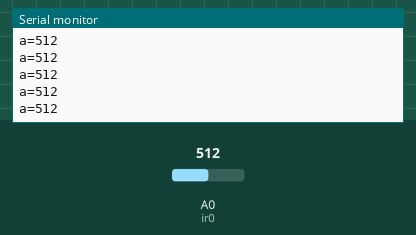
Simulated run of this sketch. Board: Arduino Uno, built with avr-gcc and run on an emulated ATmega328P. On the bench: the last lines printed to the serial monitor. The inputs (shaded band) are chosen by the test bench; at power-on: A0 (ir0) = 512.

Above: at 1.2 s.
1.3 s: A0 (ir0) set to 716
At 2.2 s:
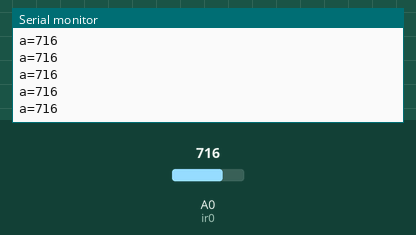
2.8 s: A0 (ir0) set to 900
At 3.8 s:
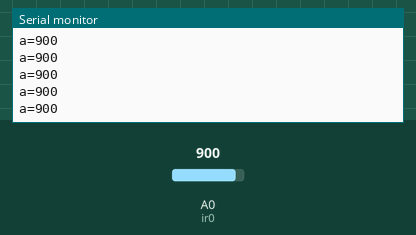
Timing chart, 0 to 5.8 s (numbered marks = the images above; inputs shaded):
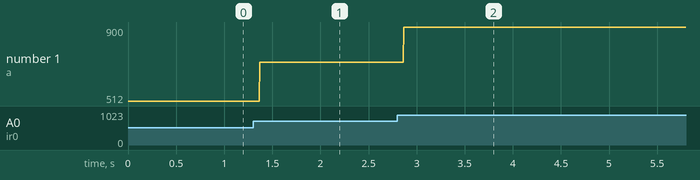

Measured:
- after the input at 1.3 s, the serial monitor: prints a new line after 0.07 s (image 1)
- after the input at 2.8 s, the serial monitor: prints a new line after 0.07 s (image 2)
- plotted number 1: 512 → 716 after the input at 1.3 s, 716 → 900 after the input at 2.8 s

The sketch:

ir_1.ino
```cpp
/*Author: Pranav Deep Indrakanti
 * Date: 27-06-2018
 * Title: Interactive Table
 */

//defining all the pins


int ir0=A0;

int ir1=3;

int ir2=28;

int ir3=29;

int ir4=17;

int ir5=18;

int ir6=31;
/*
int ir7=A13;

int ir8=A6;

int ir9=A12;

int ir10=48;

int ir11=44;

//i=0;

//RGB pins
int r2=22;
int g2=24;
int b2=26;

int r1=5;
int g1=7;
int b1=6;

int r0=8;
int g0=9;
int b0=10;

/*
int r3=23;
int g3=25;
int b3=27;

int r4=15;
int g4=14;
int b4=16;

int r5=12;
int g5=13;
int b5=A0;

int r6=32;
int g6=33;
int b6=53;

int r7=A15;
int g7=A14;
int b7=52;

int r8=A2;
int g8=A4;
int b8=A5;

int r9=A8;
int g9=A9;
int b9=A10;

int r10=49;
int g10=50;
int b10=51;

int r11=37;
int g11=40;
int b11=36;


*/
void setup()
{
  Serial.begin(9600);

   pinMode(ir0,INPUT);

  }


void loop()
{
 int a=analogRead(ir0);
  Serial.print("a=");
  Serial.println(a);
  /*
   if(digitalRead(ir0==LOW))
 {
  digitalWrite(r0,HIGH);
  digitalWrite(g0,HIGH);
  digitalWrite(b0,HIGH);
  Serial.println("abc");
 }

 else if(digitalRead(ir0==HIGH))
 {
  digitalWrite(r0,LOW);
  digitalWrite(g0,LOW);
  digitalWrite(b0,LOW);
    Serial.println("hjkhk");

 }
if(digitalRead(ir1==LOW))
 {
  digitalWrite(r1,HIGH);
  digitalWrite(g1,HIGH);
  digitalWrite(b1,HIGH);
 }


if(digitalRead(ir2==LOW)) {
  digitalWrite(r1,HIGH);
  digitalWrite(g1,HIGH);
  digitalWrite(b1,HIGH);
 }

if(digitalRead(ir3==HIGH))
 {
  digitalWrite(r3,HIGH);
  digitalWrite(g3,HIGH);
  digitalWrite(b3,HIGH);
 }

 if(digitalRead(ir4==HIGH))
 {
  digitalWrite(r4,HIGH);
  digitalWrite(g4,HIGH);
  analogWrite(b5,255);
 }

 if(digitalRead(ir5==HIGH))
 {
  digitalWrite(r5,HIGH);
  digitalWrite(g5,HIGH);
  digitalWrite(b5,HIGH);
 }

 if(digitalRead(ir6==HIGH))
 {
  digitalWrite(r6,HIGH);
  digitalWrite(g6,HIGH);
  digitalWrite(b6,HIGH);
 }

 if(analogRead(ir7>200))
 {
  analogWrite(r7,HIGH);
  analogWrite(g7,HIGH);
  digitalWrite(b7,HIGH);
 }

 if(analogRead(ir8>200))
 {
    analogWrite(r8,255);
    analogWrite(g8,255);
    analogWrite(b8,255);
 }

 if(digitalRead(ir9==HIGH))
 {
  analogWrite(r9,255);
    analogWrite(g9,255);
    analogWrite(b9,255);
 }

 if(digitalRead(ir10==1))
 {
  digitalWrite(r10,HIGH);
  digitalWrite(g10,HIGH);
  digitalWrite(b10,HIGH);
 }

 if(digitalRead(ir11==1))
 {
  digitalWrite(r11,HIGH);
  digitalWrite(g11,HIGH);
  digitalWrite(b11,HIGH);
 }

  Serial.println(digitalRead(ir3));
*/


//test_rgb();

  }
/*
  void test_ir()
  {
    int a=digitalRead(ir0);
    Serial.print("a=");
    Serial.println(a);
    int b=digitalRead(ir1);
    Serial.print("b=");
    Serial.println(b);
    int c=digitalRead(ir2);
    Serial.print("c=");
    Serial.println(c);

  }

  /*
void test_rgb()
{
  digitalWrite(r0,HIGH);
  digitalWrite(g0,HIGH);
  digitalWrite(b0,HIGH);
  delay(2000);
  digitalWrite(r1,HIGH);
  digitalWrite(g2,HIGH);
  digitalWrite(b2,HIGH);
  delay(2000);
  digitalWrite(r3,HIGH);
  digitalWrite(g3,HIGH);
  digitalWrite(b3,HIGH);
  delay(2000);
  digitalWrite(r4,HIGH);
  digitalWrite(g4,HIGH);
  digitalWrite(b4,HIGH);
  delay(2000);
  digitalWrite(r5,HIGH);
  digitalWrite(g5,HIGH);
  digitalWrite(b5,HIGH);
  delay(2000);
  digitalWrite(r6,HIGH);
  digitalWrite(g6,HIGH);
  digitalWrite(b6,HIGH);
  delay(2000);
  digitalWrite(r7,HIGH);
  digitalWrite(g7,HIGH);
  digitalWrite(b7,HIGH);
  delay(2000);
  digitalWrite(r8,HIGH);
  digitalWrite(g8,HIGH);
  digitalWrite(b8,HIGH);
  delay(2000);
  digitalWrite(r9,HIGH);
  digitalWrite(g9,HIGH);
  digitalWrite(b9,HIGH);
  delay(2000);
  digitalWrite(r10,HIGH);
  digitalWrite(g10,HIGH);
  digitalWrite(b10,HIGH);
  delay(2000);
  digitalWrite(r11,HIGH);
  digitalWrite(g11,HIGH);
  digitalWrite(b11,HIGH);
  delay(3000);


  digitalWrite(r0,LOW);
  digitalWrite(g0,LOW);
  digitalWrite(b0,LOW);

  digitalWrite(r1,LOW);
  digitalWrite(g1,LOW);
  digitalWrite(b1,LOW);

  digitalWrite(r2,LOW);
  digitalWrite(g2,LOW);
  digitalWrite(b2,LOW);

  digitalWrite(r3,LOW);
  digitalWrite(g3,LOW);
  digitalWrite(b3,LOW);

  digitalWrite(r4,LOW);
  digitalWrite(g4,LOW);
  digitalWrite(b4,LOW);

  digitalWrite(r5,LOW);
  digitalWrite(g5,LOW);
  digitalWrite(b5,LOW);

  digitalWrite(r6,LOW);
  digitalWrite(g6,LOW);
  digitalWrite(b6,LOW);

  digitalWrite(r7,LOW);
  digitalWrite(g7,LOW);
  digitalWrite(b7,LOW);

  digitalWrite(r8,LOW);
  digitalWrite(g8,LOW);
  digitalWrite(b8,LOW);

  digitalWrite(r9,LOW);
  digitalWrite(g9,LOW);
  digitalWrite(b9,LOW);

  digitalWrite(r10,LOW);
  digitalWrite(g10,LOW);
  digitalWrite(b10,LOW);


  digitalWrite(r11,LOW);
  digitalWrite(g11,LOW);
  digitalWrite(b11,LOW);


}
*/
```
